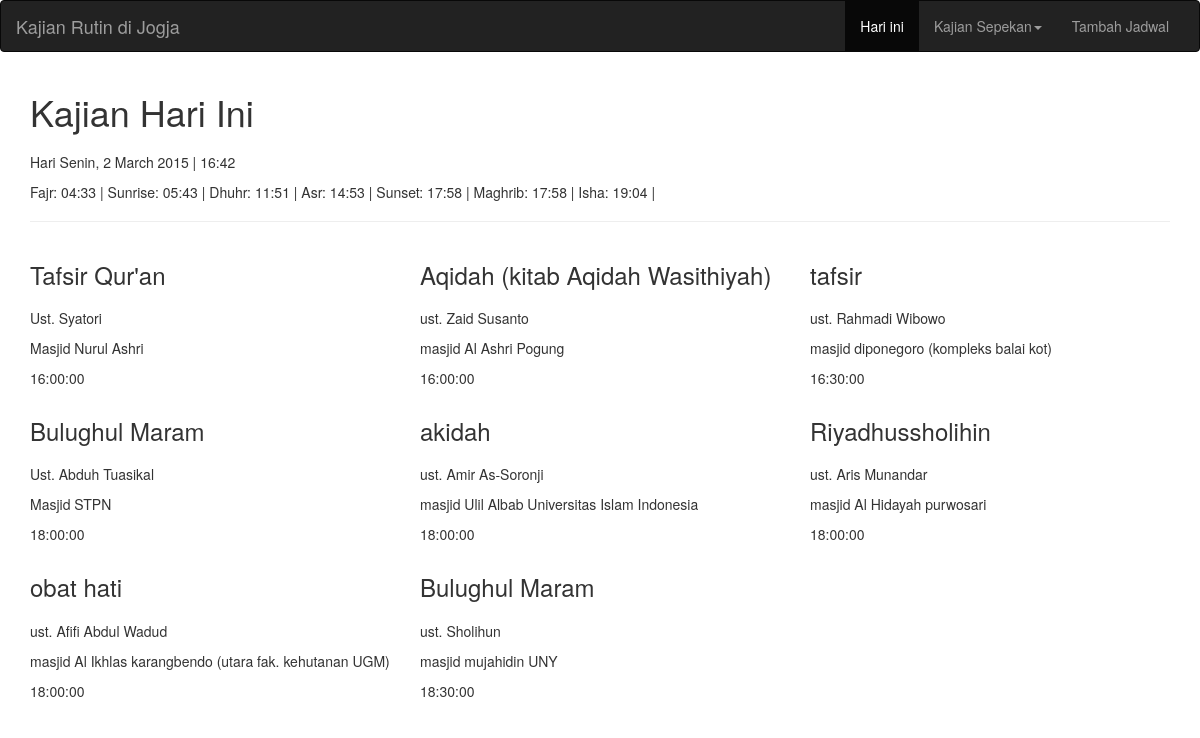
The page / on the database its author committed.
### tables this page shows
CREATE TABLE IF NOT EXISTS `dt_hari` (
  `id` int(11) NOT NULL AUTO_INCREMENT,
  `kodeHari` int(2) NOT NULL,
  `namaHari` varchar(7) NOT NULL,
  PRIMARY KEY (`id`)
);

CREATE TABLE IF NOT EXISTS `dt_jadwal_kajian` (
  `id` int(11) NOT NULL AUTO_INCREMENT,
  `namaHari` varchar(8) NOT NULL,
  `urutan` int(11) NOT NULL,
  `kajian` varchar(100) NOT NULL,
  `pengisi` varchar(100) NOT NULL,
  `tempat` varchar(200) NOT NULL,
  `waktu` time NOT NULL,
  PRIMARY KEY (`id`)
);

### hariini.php (called while the page is built, shortened)
<?php
include "connect.php";
$today = getdate();
$indexHari = $today['wday'];
$tanggal = $today['mday'];
$bulan = $today['month'];
$tahun = $today['year'];
$jam = $today['hours'];
$menit = $today['minutes'];
$query = "SELECT `namaHari` FROM `dt_hari` WHERE `kodeHari` LIKE '$indexHari'";
$result = mysqli_query($conn,$query);
$namaHari = mysqli_fetch_assoc($result);
$namaHariIni = $namaHari["namaHari"];
$queryInfo = "SELECT * FROM `dt_jadwal_kajian` WHERE `namaHari` LIKE '$namaHariIni'  ORDER BY `waktu`";
$result2 = mysqli_query($conn, $queryInfo);
$jumlahBaris = mysqli_num_rows($result2);
?>

### index.php (the view, shortened to what this page needs)
<?
$page = 0;
include "hariini.php";
include "header.php";
if ($namaHariIni == "Jumat"){
	$namaHariIniTulis = "Jum'at";}
else {$namaHariIniTulis = $namaHariIni;}
?>
		<div class="container">
			<div class="page-header">
				<h1>Kajian Hari Ini</h1>
				<p>Hari <?echo $namaHariIniTulis;?>, <?echo $tanggal." ".$bulan." ".$tahun." | ".$jam.":".$menit;?></p>
                                <div id="jadwal"></div>
			</div>
			<div class="row">
<?php
if ($jumlahBaris>0){
	while($baris = mysqli_fetch_assoc($result2)){
		echo "<div class='col-md-4'>";
		echo "<h3>".$baris["kajian"]."</h3>";
		echo "<p>".$baris["pengisi"]."</p>";
		echo "<p>".$baris["tempat"]."</p>";
		echo "<p>".$baris["waktu"]."</p></div>";
	}
}
else{
	echo "<div class='col-md-4'>";
		echo "<h3>Tidak ada kajian rutin untuk hari ini</h3></div>";
}?>
			</div>
<?include "footer.php";?>

### header.php (shortened to what this page needs)
<html>
	<head>
		<link href="dist/css/bootstrap.min.css" rel="stylesheet">
	</head>
	<body>
		<nav class="navbar navbar-inverse">
			<div class="container-fluid">
				<div class="navbar-header">
					<a class="navbar-brand" href="#">Kajian Rutin di Jogja</a>
				</div>
				<div class="collapse navbar-collapse" id="menuAtas">
					<ul class="nav navbar-nav navbar-right">
						<li <?if ($page==0) echo "class='active'";?>><a href="index.php">Hari ini</a></li>
						<li class="dropdown">
						<a class="dropdown-toggle" data-toggle="dropdown" href="#">Kajian Sepekan<span class="caret"></span></a>
							</li>
						<li <?if ($page==3) echo "class='active'";?>><a href="input.php">Tambah Jadwal</a></li>
					</ul>
				</div>
			</div>
		</nav>

### footer.php
		</div>
	</body>
</html>

### rows shown on the page
dt_hari: namaHari "Senin"
dt_jadwal_kajian: kajian "Tafsir Qur'an", pengisi "Ust. Syatori", tempat "Masjid Nurul Ashri", waktu "16:00:00"
dt_jadwal_kajian: kajian "Aqidah (kitab Aqidah Wasithiyah)", pengisi "ust. Zaid Susanto", tempat "masjid Al Ashri Pogung", waktu "16:00:00"
dt_jadwal_kajian: kajian "tafsir", pengisi "ust. Rahmadi Wibowo", tempat "masjid diponegoro (kompleks balai kot)", waktu "16:30:00"
dt_jadwal_kajian: kajian "Bulughul Maram", pengisi "Ust. Abduh Tuasikal", tempat "Masjid STPN", waktu "18:00:00"
dt_jadwal_kajian: kajian "akidah", pengisi "ust. Amir As-Soronji", tempat "masjid Ulil Albab Universitas Islam Indonesia", waktu "18:00:00"
dt_jadwal_kajian: kajian "Riyadhussholihin", pengisi "ust. Aris Munandar", tempat "masjid Al Hidayah purwosari", waktu "18:00:00"
dt_jadwal_kajian: kajian "obat hati", pengisi "ust. Afifi Abdul Wadud", tempat "masjid Al Ikhlas karangbendo (utara fak. kehutanan UGM)", waktu "18:00:00"
dt_jadwal_kajian: kajian "Bulughul Maram", pengisi "ust. Sholihun", tempat "masjid mujahidin UNY", waktu "18:30:00"

### other values the page prints
$tanggal "2"
$bulan "March"
$tahun "2015"
$jam "16"
$menit "42"
